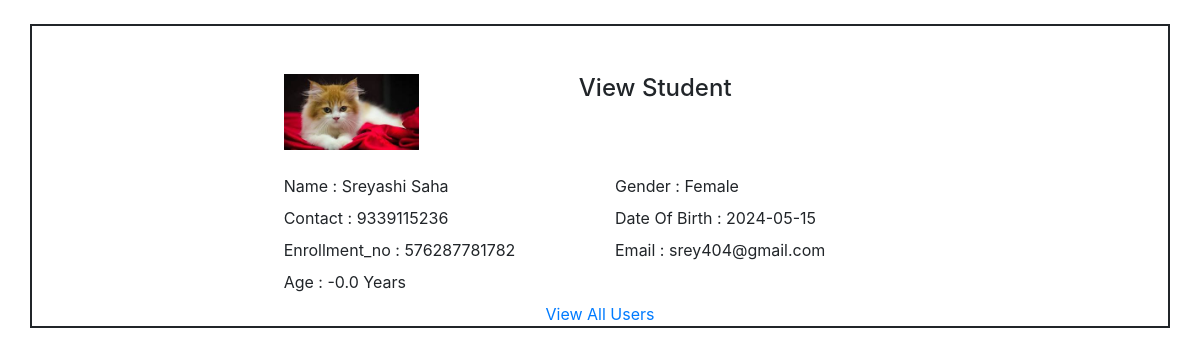
/8/view_user, run on the app's committed database.
### tables this page shows
CREATE TABLE users (id INTEGER PRIMARY KEY AUTOINCREMENT, name TEXT , email TEXT, gender TEXT, contact TEXT, dob date, Enrollment_no TEXT , profile_pic BLOB);

### crud.py (the view)
@app.route("/<int:id>/view_user", methods=("GET", "POST"))
def view_user(id):
    row = get_post(id)
    with sqlite3.connect("users.db") as con:
        cur = con.cursor()
        filename_or = row["profile_pic"]
        packages =  con.execute('Select date(dob) FROM users WHERE id = ?', (id,)).fetchone()
        for dob in packages:
            dob = datetime.strptime(dob, '%Y-%m-%d')
            age = (datetime.today() - dob).days/365
            age = round(age, 1)
    return render_template("view_user.html",row = row, now_date = age,)

### crud.py (called while the page is built)
def get_post(id):
    con = sqlite3.connect("users.db")
    con.row_factory = sqlite3.Row
    user = con.execute('SELECT * FROM users WHERE id = ?',(id,)).fetchone()
    con.close()
    if user is None:
        abort(404)
    return user

### Templates/view_user.html (shortened to what this page needs)
<!DOCTYPE html>
<html>
  <head>
    <link
      rel="stylesheet"
      href="https://maxcdn.bootstrapcdn.com/bootstrap/4.4.1/css/bootstrap.min.css"
    />
    <link
      rel="stylesheet"
      href="https://cdnjs.cloudflare.com/ajax/libs/font-awesome/4.7.0/css/font-awesome.min.css"
    />
  </head>
  <body>
    <section class="contact-from pt-4">
      <div class="container" style="border: 2px solid">
        <div class="row mt-5">
          <div class="col-md-7 mx-auto">
            <div class="form-wrapper">
              <div class="row">
                <img
                  src="/static/Uploads/{{row['profile_pic']}}"
                  class="col-md-3 mb-2"
                  alt=""
                />
                <div class="col-md-8">
                  <h4 class="text-center">View Student</h4>
                </div>
              </div>
              <div class="row mt-3">
                <div class="col-md-6">
                  <label>Name :</label> {{row["name"]}}
                </div>
                <div class="col-md-6">
                  <label>Gender :</label> {{row["gender"]}}
                </div>
                <div class="col-md-6">
                  <label>Contact :</label> {{row["contact"]}}
                </div>
                <div class="col-md-6">
                  <label>Date Of Birth :</label> {{row["dob"]}}
                </div>
                <div class="col-md-6">
                  <label>Enrollment_no :</label> {{row["Enrollment_no"]}}
                </div>
                <div class="col-md-6">
                  <label>Email :</label> {{row["email"]}}
                </div>
                <div class="col-md-6">
                  <label>Age :</label> {{now_date}} Years
                </div>
              </div>
              <div class="row">
                <a href="/view" class="col-md-12 text-center">View All Users</a>
              </div>
            </div>
          </div>
        </div>
      </div>
    </section>
  </body>
</html>

### data on the page
users: profile_pic (picture), name "Sreyashi Saha", gender "Female", contact "9339115236", dob "2024-05-15", Enrollment_no "576287781782", email "srey404@gmail.com"

### other printed values
{{ now_date }} "-0.0"
